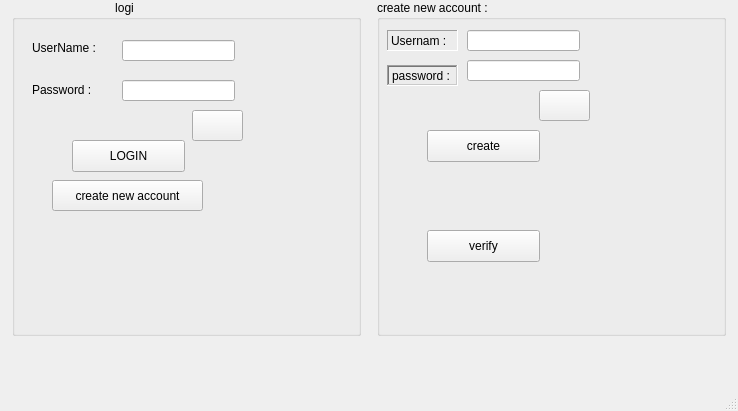
<?xml version="1.0" encoding="UTF-8"?>
<ui version="4.0">
 <class>SecendPage</class>
 <widget class="QMainWindow" name="SecendPage">
  <property name="geometry">
   <rect>
    <x>0</x>
    <y>0</y>
    <width>738</width>
    <height>411</height>
   </rect>
  </property>
  <property name="windowTitle">
   <string>MainWindow</string>
  </property>
  <widget class="QWidget" name="centralwidget">
   <widget class="QGroupBox" name="groupBox_login">
    <property name="geometry">
     <rect>
      <x>12</x>
      <y>0</y>
      <width>349</width>
      <height>336</height>
     </rect>
    </property>
    <property name="toolTip">
     <string>&lt;html&gt;&lt;head/&gt;&lt;body&gt;&lt;p&gt;hide and Show you password!&lt;/p&gt;&lt;/body&gt;&lt;/html&gt;</string>
    </property>
    <property name="styleSheet">
     <string notr="true">background-color:(&quot;rgb(140, 239, 255)&quot;);</string>
    </property>
    <property name="title">
     <string>                               login</string>
    </property>
    <widget class="QLabel" name="label">
     <property name="geometry">
      <rect>
       <x>20</x>
       <y>40</y>
       <width>81</width>
       <height>16</height>
      </rect>
     </property>
     <property name="text">
      <string>UserName :</string>
     </property>
    </widget>
    <widget class="QLabel" name="label_2">
     <property name="geometry">
      <rect>
       <x>20</x>
       <y>80</y>
       <width>81</width>
       <height>20</height>
      </rect>
     </property>
     <property name="text">
      <string>Password :</string>
     </property>
    </widget>
    <widget class="QLineEdit" name="lineEdit_username">
     <property name="geometry">
      <rect>
       <x>110</x>
       <y>40</y>
       <width>113</width>
       <height>21</height>
      </rect>
     </property>
    </widget>
    <widget class="QLineEdit" name="lineEdit_password">
     <property name="geometry">
      <rect>
       <x>110</x>
       <y>80</y>
       <width>113</width>
       <height>21</height>
      </rect>
     </property>
    </widget>
    <widget class="QPushButton" name="pushButton_LogIn">
     <property name="geometry">
      <rect>
       <x>60</x>
       <y>140</y>
       <width>113</width>
       <height>32</height>
      </rect>
     </property>
     <property name="text">
      <string>LOGIN</string>
     </property>
    </widget>
    <widget class="QPushButton" name="pushButton_eye">
     <property name="geometry">
      <rect>
       <x>180</x>
       <y>110</y>
       <width>51</width>
       <height>31</height>
      </rect>
     </property>
     <property name="styleSheet">
      <string notr="true">background-image: url(:/new/prefix1/onsight.jpg);</string>
     </property>
     <property name="text">
      <string/>
     </property>
     <property name="checkable">
      <bool>false</bool>
     </property>
     <property name="flat">
      <bool>false</bool>
     </property>
    </widget>
    <widget class="QPushButton" name="pushButton_Newaccount">
     <property name="geometry">
      <rect>
       <x>40</x>
       <y>180</y>
       <width>151</width>
       <height>31</height>
      </rect>
     </property>
     <property name="text">
      <string>create new account</string>
     </property>
    </widget>
   </widget>
   <widget class="QGroupBox" name="groupBox_creat">
    <property name="geometry">
     <rect>
      <x>377</x>
      <y>0</y>
      <width>349</width>
      <height>336</height>
     </rect>
    </property>
    <property name="title">
     <string>create new account :</string>
    </property>
    <widget class="QLabel" name="label_3">
     <property name="geometry">
      <rect>
       <x>10</x>
       <y>30</y>
       <width>71</width>
       <height>21</height>
      </rect>
     </property>
     <property name="frameShape">
      <enum>QFrame::Panel</enum>
     </property>
     <property name="frameShadow">
      <enum>QFrame::Sunken</enum>
     </property>
     <property name="text">
      <string>Usernam :</string>
     </property>
    </widget>
    <widget class="QLabel" name="label_4">
     <property name="geometry">
      <rect>
       <x>10</x>
       <y>65</y>
       <width>71</width>
       <height>21</height>
      </rect>
     </property>
     <property name="frameShape">
      <enum>QFrame::WinPanel</enum>
     </property>
     <property name="frameShadow">
      <enum>QFrame::Sunken</enum>
     </property>
     <property name="text">
      <string>password :</string>
     </property>
    </widget>
    <widget class="QLineEdit" name="lineEdit_create_username">
     <property name="geometry">
      <rect>
       <x>90</x>
       <y>30</y>
       <width>113</width>
       <height>21</height>
      </rect>
     </property>
     <property name="toolTip">
      <string>&lt;html&gt;&lt;head/&gt;&lt;body&gt;&lt;p&gt;min : At least 7 charecter &lt;/p&gt;&lt;p&gt;max : Not more than 16 charecter please &lt;/p&gt;&lt;/body&gt;&lt;/html&gt;</string>
     </property>
    </widget>
    <widget class="QLineEdit" name="lineEdit_create_password">
     <property name="geometry">
      <rect>
       <x>90</x>
       <y>60</y>
       <width>113</width>
       <height>21</height>
      </rect>
     </property>
     <property name="toolTip">
      <string>&lt;html&gt;&lt;head/&gt;&lt;body&gt;&lt;p&gt;min : At least 7 charecter &lt;/p&gt;&lt;p&gt;max : Not more than 16 charecter please &lt;/p&gt;&lt;/body&gt;&lt;/html&gt;</string>
     </property>
    </widget>
    <widget class="QPushButton" name="pushButton_eye_2">
     <property name="geometry">
      <rect>
       <x>162</x>
       <y>90</y>
       <width>51</width>
       <height>31</height>
      </rect>
     </property>
     <property name="text">
      <string/>
     </property>
    </widget>
    <widget class="QPushButton" name="pushButton">
     <property name="geometry">
      <rect>
       <x>50</x>
       <y>130</y>
       <width>113</width>
       <height>32</height>
      </rect>
     </property>
     <property name="text">
      <string>create</string>
     </property>
    </widget>
    <widget class="QLabel" name="label_certifiction">
     <property name="geometry">
      <rect>
       <x>20</x>
       <y>170</y>
       <width>171</width>
       <height>41</height>
      </rect>
     </property>
     <property name="toolTip">
      <string>&lt;html&gt;&lt;head/&gt;&lt;body&gt;&lt;p&gt;Enter the Code to pop_up window :&lt;/p&gt;&lt;/body&gt;&lt;/html&gt;</string>
     </property>
     <property name="styleSheet">
      <string notr="true"/>
     </property>
     <property name="text">
      <string/>
     </property>
    </widget>
    <widget class="QPushButton" name="pushButton_verify">
     <property name="geometry">
      <rect>
       <x>50</x>
       <y>230</y>
       <width>113</width>
       <height>32</height>
      </rect>
     </property>
     <property name="text">
      <string>verify</string>
     </property>
    </widget>
   </widget>
  </widget>
  <widget class="QMenuBar" name="menubar">
   <property name="geometry">
    <rect>
     <x>0</x>
     <y>0</y>
     <width>738</width>
     <height>37</height>
    </rect>
   </property>
  </widget>
  <widget class="QStatusBar" name="statusbar"/>
 </widget>
 <resources/>
 <connections/>
</ui>
